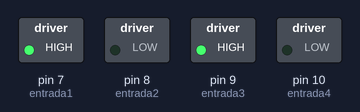
A sketch run on a simulated Arduino Uno, built with avr-gcc and run on an emulated ATmega328P. Shown: switched loads named in the sketch (green lamp = pin HIGH).

Above: at 1.5 s.
At 4.5 s:
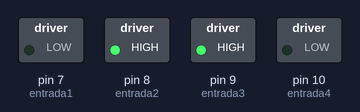
At 7.5 s:
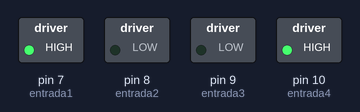
At 10.5 s:
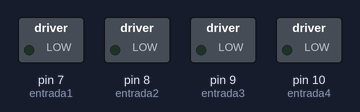
Timing chart, 0 to 15.6 s (numbered marks = the images above):
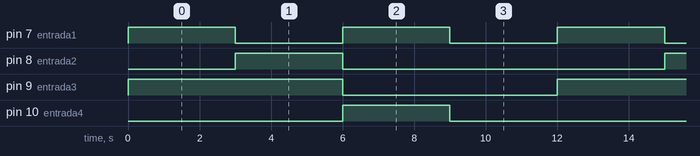

Measured:
- by itself, pin 7 (entrada1): alternates HIGH for 3.0 s and LOW for 3.0 s
- by itself, pin 8 (entrada2), pin 10 (entrada4): alternates HIGH for 3.0 s and LOW for 9.0 s
- by itself, pin 9 (entrada3): alternates HIGH for 6.0 s and LOW for 6.0 s

The sketch:

Robot_Vanilla.ino
```cpp
//Funcionamiento básico de puente H

/*
  Para que funcione, la arduino debe estar conectada a algún equipo. En caso de querer automatizarlo,
  se recomoienda conectar un cable en el conector entrada/salida de 5v del puente h (tercer conector con tornilo)
*/
int entrada1 = 7;
int entrada2 = 8;
int entrada3 = 9;
int entrada4 = 10;

void setup() {
  pinMode(entrada1, OUTPUT);
  pinMode(entrada2, OUTPUT);
  pinMode(entrada3, OUTPUT);
  pinMode(entrada4, OUTPUT);
}

void loop() {
  digitalWrite(entrada1, HIGH);
  digitalWrite(entrada2, LOW);
  digitalWrite(entrada3, HIGH);
  digitalWrite(entrada4, LOW);
  delay(3000);
  digitalWrite(entrada1, LOW);
  digitalWrite(entrada2, HIGH);
  digitalWrite(entrada3, HIGH);
  digitalWrite(entrada4, LOW);
  delay(3000);
  digitalWrite(entrada1, HIGH);
  digitalWrite(entrada2, LOW);
  digitalWrite(entrada3, LOW);
  digitalWrite(entrada4, HIGH);
  delay(3000);
  digitalWrite(entrada1, LOW);
  digitalWrite(entrada2, LOW);
  digitalWrite(entrada3, LOW);
  digitalWrite(entrada4, LOW);
  delay(3000);
}
```
